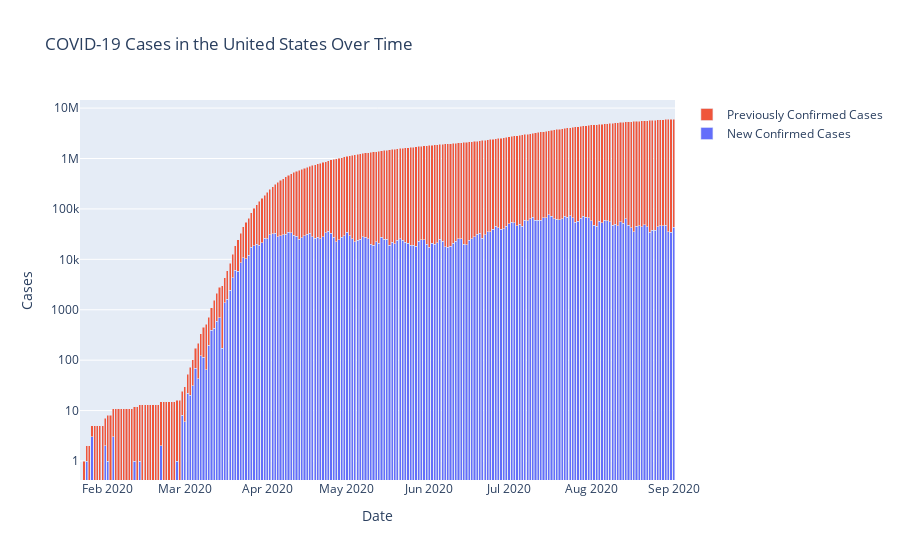

Notebook code cell kept with this figure:
### Code cell
import plotly.graph_objects as go
plot = go.Figure(data=[go.Bar(name = 'New Confirmed Cases', x = ccusa.Date,y=ccusa.NewConfirmed),
       go.Bar(name = 'Previously Confirmed Cases', x = ccusa.Date, y=ccusa.OldConfirmed)]
                )
plot.update_layout(barmode='stack',yaxis_type='log',title = 'COVID-19 Cases in the United States Over Time',xaxis_title = 'Date',yaxis_title = 'Cases')
plot.show()

### Figure 1 — Plotly figure (JSON) as saved in the notebook; plotly's stock layout.template omitted (floating-point values rounded to 4 significant figures; data arrays with more than 128 entries replaced by an {"elided": "..."} marker saying what was removed)
{"data": [{"name": "New Confirmed Cases", "type": "bar", "x": {"elided": "224 str values"}, "y": {"elided": "224 int values"}}, {"name": "Previously Confirmed Cases", "type": "bar", "x": {"elided": "224 str values"}, "y": {"elided": "224 int values"}}], "layout": {"barmode": "stack", "title": {"text": "COVID-19 Cases in the United States Over Time"}, "xaxis": {"title": {"text": "Date"}}, "yaxis": {"title": {"text": "Cases"}, "type": "log"}}}
